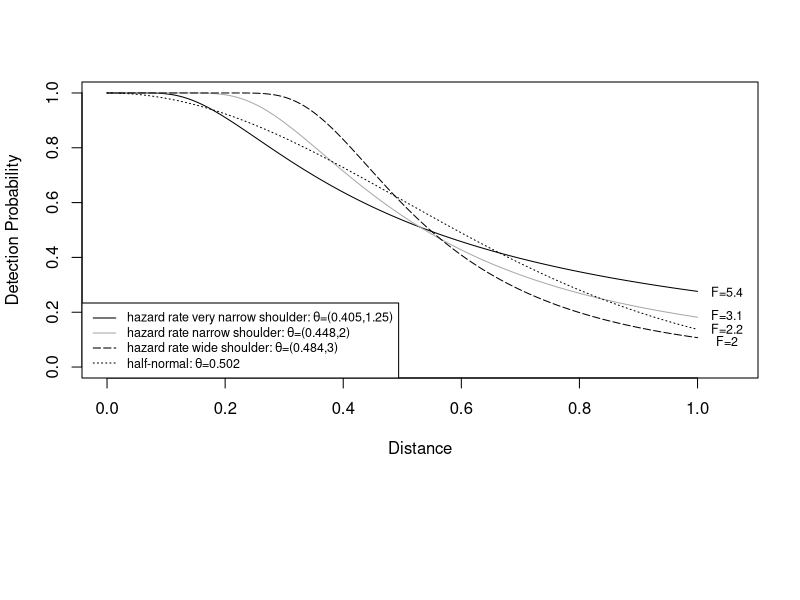
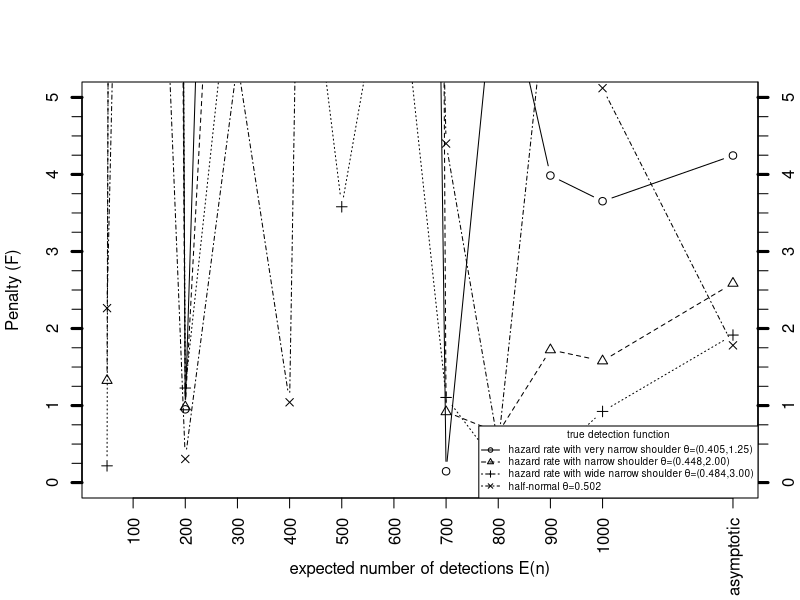
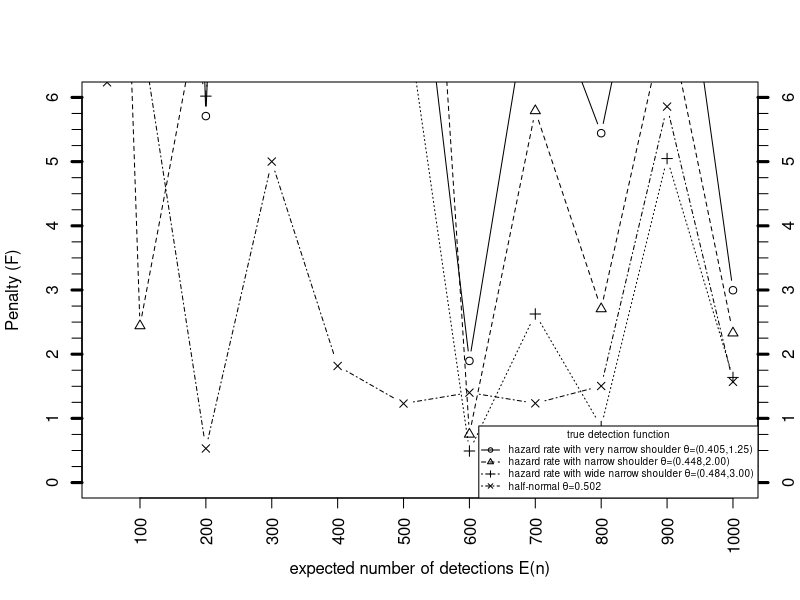
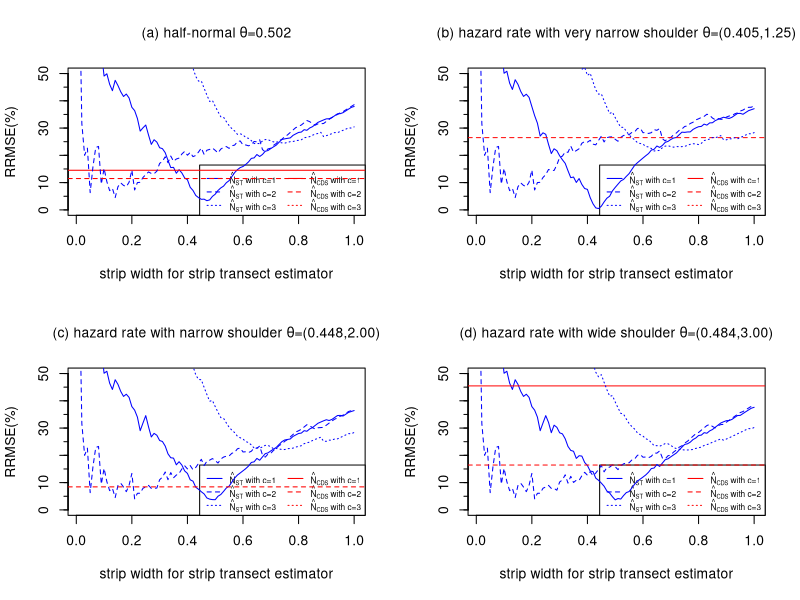
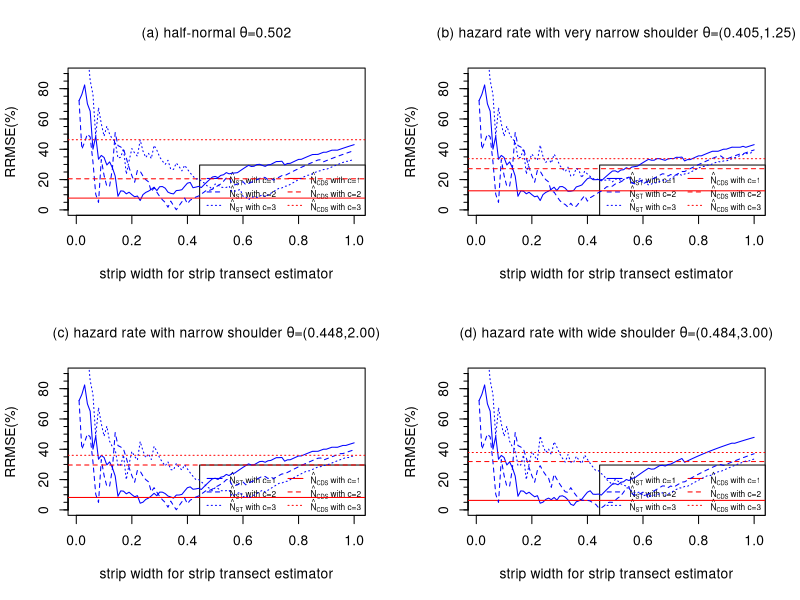
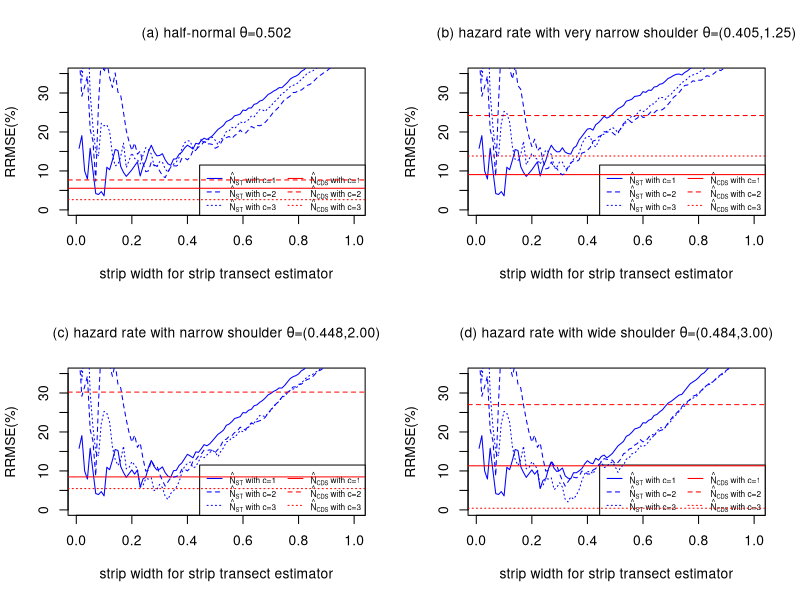
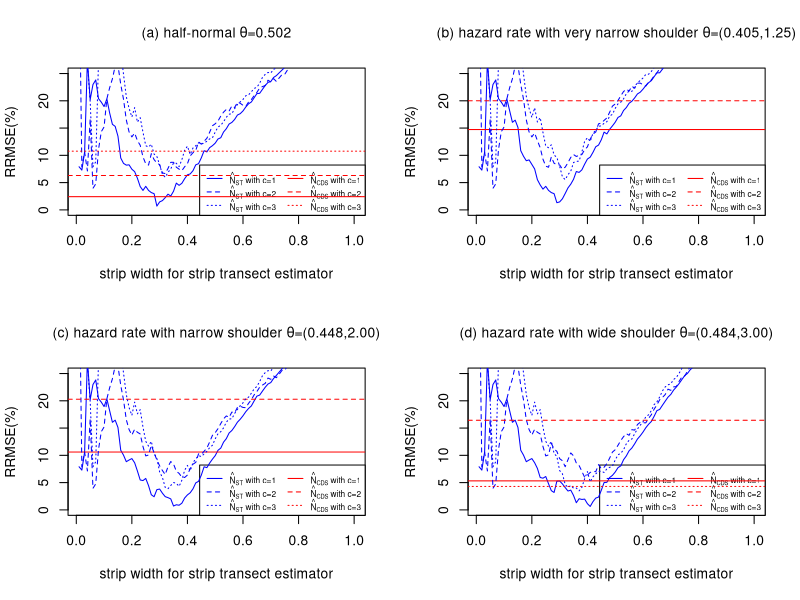

Write the R code that produced these figures, in order.
##############################################################################################################
##############################################################################################################
# Distance sampling simulations Jan 2016
#   N is defined throughout as population size divided by 1e3
#   This code is owned by Robert Clark (email robertgrahamclark@gmail.com).
#   Any re-use must be non-commercial and fully acknowledged, including a citation to
#   my PLOS-One paper "Statistical Efficiency in Distance Sampling", doi: 10.1371/journal.pone.0149298
##############################################################################################################
##############################################################################################################

#############################################################################################
# Functions
#############################################################################################

library(gtools)
library(numDeriv)
library(MASS)
library(stats)

rdetect <- function(d,g,pcond,num.obs, theta , beta1 , beta2 ,stop=F){
  if(stop) browser()
  probs <- detect.probs(d,g=g,pcond=pcond,num.obs=num.obs, theta=theta , beta1=beta1 , beta2=beta2 )
  randnums <- runif(length(d))
  colnames(probs)[1 + (randnums>probs[,1]) + (randnums>(probs[,1]+probs[,2])) + (randnums>(probs[,1]+probs[,2]+probs[,3])) ]
}


g.hr <- function(d,theta,w){ 1 - exp(-(d/theta[1])^(-theta[2]))}
# function to be used later with true value of theta2
g.hr1 <- function(d,theta,w,theta2){ 1 - exp(-(d/theta)^(-theta2))}
h1.hr <- function(d,theta,w){
  (g.hr(d,theta,w)-1) * (-1) * d / theta[1]^2 * theta[2] * (d/theta[1])^(-theta[2]-1)
}
h2.hr <- function(d,theta,w){
  (g.hr(d,theta,w)-1) * (d/theta[1])^(-theta[2]) * log(d/theta[1])
}


g.unif.cos1 <- function(d,theta,w){
  ( w^(-1) + theta*cos(pi*d/w) ) / ( w^(-1) + theta )
}

g.unif.cos2 <- function(d,theta,w){
  ( w^(-1) + theta[1]*cos(pi*d/w) + theta[2]*cos(2*pi*d/w) ) / ( w^(-1) + theta[1] + theta[2] )
}

g.halfnormal <- function(d,theta,w){exp(-d^2/(2*theta^2))}
g.halfnormal.m2 <- function(d,theta,w){
  y <- d / theta[1]
  exp(-y^2/2) * ( 1 + theta[2]*(y^4-6*y^2+3) ) / ( 1 + theta[2]*3 )
}
h.halfnormal <- function(d,theta,w){
  d^2/theta[1]^3*g.halfnormal(d,theta[1],w)
}

g.exp <- function(d,theta,w){exp(-d/theta)}
g.exp.m2 <- function(d,theta,w){
  exp(-d/theta[1]) * ( 1 + theta[2]*(d/theta[1])^2 )
}

gbar <- function(theta,g,w){
  integrate(f=g,lower=0,upper=w,theta=theta,rel.tol=1e-10,w=w)$value / w
}

l.dN <- function(par,d.s,ff,w,gg,stirling=T,stop=F,reparam=F){
  # if reparam=F, then par=(N,theta1,theta2)
  # if reparam=T, then par=(N*g(w/2),theta1,theta2)
  if(stop) browser()
  if(reparam) N <- par[1] / gg(d=w/2,theta=par[-1],w=w)
  if(!reparam) N <- par[1]
  theta <- par[-1]
  n <- length(d.s)
  gbar <- gbar(theta=theta,g=gg,w=w)
  if(!stirling) out <- lchoose(N*1e3,n) + sum(log(gg(d=d.s,theta=theta,w=w))) + (N*1e3-n)*log(1-ff*gbar)
  if(stirling) out <- N*1e3*log(N*1e3) - (N*1e3-n)*log(N*1e3-n) - n - lfactorial(n) + sum(log(gg(d=d.s,theta=theta,w=w))) + (N*1e3-n)*log(1-ff*gbar)
  out
}

l.d <- function(theta,d.s,ff,w,gg,stirling=T,stop=F){
  if(stop) browser()
  n <- length(d.s)
  gbar.value <- gbar(theta=theta,g=gg,w=w)
  N <- n / gbar.value / ff / 1e3
  if(!stirling) out <- lchoose(N*1e3,n) + sum(log(gg(d=d.s,theta=theta,w=w))) + (N*1e3-n)*log(1-ff*gbar.value)
  if(stirling) out <- N*1e3*log(N*1e3) - (N*1e3-n)*log(N*1e3-n) - n - lfactorial(n) + sum(log(gg(d=d.s,theta=theta,w=w))) + (N*1e3-n)*log(1-ff*gbar.value)
  out
}

l.d.firstpar <- function(theta1,theta2,d,ff,w,gg,stirling=T,stop=F){
  if(stop) browser()
  l.d(theta=c(theta1,theta2),d.s=d,ff=ff,w=w,gg=gg,stirling=stirling,stop=F)
}

mle.dN <- function(theta1min,theta1max,theta2grid,d.s,f,w,gg,stirling=T,stop=F){
  if(stop) browser()
  n <- length(d.s)
  if(missing(theta2grid)) theta <- optimize( f=l.d , interval=c(theta1min,theta1max) , d=d.s ,
                                             ff=f , w=w ,gg=gg , tol=1e-12 , maximum=T )$maximum
  if(!missing(theta2grid)){
    profile.theta2 <- rep(NA,length(theta2grid))
    theta1vals <- rep(NA,length(theta2grid))
    Nvals <- rep(NA,length(theta2grid))
    for(k in c(1:length(theta2grid))){
      optres <- optimize(f=l.d.firstpar,interval=c(theta1min,theta1max),theta2=theta2grid[k] ,
                         d=d.s , ff=f , w=w ,gg=gg , tol=1e-12 , maximum=T )
      profile.theta2[k] <- optres$objective
      theta1vals[k] <- optres$maximum
      Nvals[k] <- n / f / gbar(theta=c(theta1vals[k],theta2grid[k]),g=gg,w=w) / 1e3
    }
    theta2 <- theta2grid[which.max(profile.theta2)]
    theta1 <- theta1vals[which.max(profile.theta2)]
    theta <- c(theta1,theta2)
  }
  profile <- NULL
  if(!missing(theta2grid)) profile <- cbind( N=Nvals , theta1=theta1vals , theta2=theta2grid , loglik=profile.theta2  )
  gbar.value <- gbar(theta=theta,g=gg,w=w)
  N <- n / f / gbar.value / 1e3
  p <- 1 + length(theta)
  if(!missing(theta2grid)) p <- p - (length(theta2grid)<=1)
  AIC <- 2*(1+length(theta)) - 2*l.dN(par=c(N,theta),ff=f,w=w,gg=gg,d.s=d.s)
  varest.par <- matrix(data=NA,nrow=1+length(theta),ncol=1+length(theta))
  inv.varest.par <- -hessian(func=l.dN,x=c(N,theta),ff=f,w=w,gg=gg,d.s=d.s)
  try( varest.par <- solve( inv.varest.par ) , silent=T )
  list(par=c(N,theta),inv.varest.par=inv.varest.par,varest.par=varest.par,gbar=gbar.value,
       sd=sqrt(pmax(0,diag(varest.par))),
       cvpct=sqrt(pmax(0,diag(varest.par)))/c(N,theta)*100,AIC=AIC,profile=profile)
}


gbar.diffsq <- function(theta,gbar.value,g,w){
  ( gbar(theta=theta,g=g,w=w) - gbar.value )^2
}
gbar.diffsq.theta1 <- function(theta1,theta2,gbar.value,g,w){
  ( gbar(theta=c(theta1,theta2),g=g,w=w) - gbar.value )^2
}
gbar.diff <- function(theta1,theta2,gbar.value,g,w){
  ( gbar(theta=c(theta1,theta2),g=g,w=w) - gbar.value )
}

penalty <- function(g,h1,h2,w,f,theta,stop=F){
  if(stop) browser()
  gbar.value <- gbar(theta=theta,g=g,w=w)
  hbar1 <- integrate(f=h1,lower=0,upper=w,theta=theta,w=w)$value/w
  hbar2 <- 0
  if(length(theta)==2) hbar2 <- integrate(f=h2,lower=0,upper=w,theta=theta,w=w)$value/w
  prod <- function(d,g,h.i,h.j,theta,w){
    h.i(d=d,theta=theta,w=w) * h.j(d=d,theta=theta,w=w) /  g(d=d,theta=theta,w=w)
  }
  Delta <- matrix(data=0,nrow=2,ncol=2)
  Delta[1,1] <- integrate( f=prod , lower=0 , upper=w , g=g , h.i=h1 , h.j=h1 , theta=theta , w=w)$value / (w*gbar.value) - (hbar1/gbar.value)^2
  if(length(theta)==2){
    Delta[2,2] <- integrate( f=prod , lower=0 , upper=w , g=g , h.i=h2 , h.j=h2 , theta=theta , w=w)$value / (w*gbar.value) - (hbar2/gbar.value)^2
    Delta[1,2] <- Delta[2,1] <- integrate( f=prod , lower=0 , upper=w , g=g , h.i=h1 , h.j=h2 , theta=theta , w=w)$value / (w*gbar.value) - hbar1*hbar2/gbar.value^2
  }
  hbar <- matrix( c( hbar1 , hbar2 ) , nrow=2,ncol=1)
  penalty <- 1 + t(hbar) %*% ginv(Delta) %*% hbar / gbar.value^2 / (1-f*gbar.value)
  as.numeric(penalty)
}



P.vnarrow <- penalty(g=g.hr,h1=h1.hr,h2=h2.hr,theta=c(0.405,1.25),w=1,f=0.5,stop=F) # HR very narrow shoulder: penalty is 5.4 (very narrow shoulder)
P.narrow <- penalty(g=g.hr,h1=h1.hr,h2=h2.hr,theta=c(0.448,2),w=1,f=0.5,stop=F) # HR narrow shoulder: penalty is 3.1 (narrow shoulder)
P.wide <- penalty(g=g.hr,h1=h1.hr,h2=h2.hr,theta=c(0.484,3),w=1,f=0.5,stop=F) # HR wide shoulder: penalty is 2.2 (wide shoulder)
P.hn <- penalty(g=g.halfnormal,h1=h.halfnormal,h2=NA,theta=0.502,w=1,f=0.5,stop=F) # HN: penalty is 2.0
c(P.vnarrow,P.narrow,P.wide,P.hn)

P.vnarrow.f0.1 <- penalty(g=g.hr,h1=h1.hr,h2=h2.hr,theta=c(0.405,1.25),w=1,f=0.1,stop=F) # HR very narrow shoulder: penalty is 5.4 (very narrow shoulder)
P.narrow.f0.1 <- penalty(g=g.hr,h1=h1.hr,h2=h2.hr,theta=c(0.448,2),w=1,f=0.1,stop=F) # HR narrow shoulder: penalty is 3.1 (narrow shoulder)
P.wide.f0.1 <- penalty(g=g.hr,h1=h1.hr,h2=h2.hr,theta=c(0.484,3),w=1,f=0.1,stop=F) # HR wide shoulder: penalty is 2.2 (wide shoulder)
P.hn.f0.1 <- penalty(g=g.halfnormal,h1=h.halfnormal,h2=NA,theta=0.502,w=1,f=0.1,stop=F) # HN: penalty is 2.0
c(P.vnarrow.f0.1,P.narrow.f0.1,P.wide.f0.1,P.hn.f0.1)


#############################################################################################
# Plot some HR models
#############################################################################################

# calculate parameter values such that gbar is 0.6

optimize(f=gbar.diffsq.theta1,interval=c(0.05,4),gbar.value=0.6,w=1,theta2=2,g=g.hr) # theta1=0.448
optimize(f=gbar.diffsq.theta1,interval=c(0.05,4),gbar.value=0.6,w=1,theta2=3,g=g.hr) # theta1=0.484
optimize(f=gbar.diffsq.theta1,interval=c(0.05,4),gbar.value=0.6,w=1,theta2=0,g=g.halfnormal.m2) # theta1=0.502

dvals <- seq(from=0,to=1,length.out=501)
postscript(file="figure1.eps",width=6,height=6,onefile=FALSE,paper="a4",horizontal=F)
plotcols <- c("black","darkgray","black","black")
plotlty <- c(1,1,5,3)
par(oma=c(6,0,0,0))
plot(dvals,g.hr(dvals,theta=c(0.2,1)),pch="",xlim=c(0,1.06),ylim=c(0,1),xlab="Distance",ylab="Detection Probability",main="")
lines(dvals,g.hr(d=dvals,theta=c(0.405,1.25)),pch="",lty=plotlty[1],col=plotcols[1])
lines(dvals,g.hr(d=dvals,theta=c(0.448,2)),pch="",lty=plotlty[2],col=plotcols[2])
lines(dvals,g.hr(d=dvals,theta=c(0.48404,3)),pch="",lty=plotlty[3],col=plotcols[3])
lines(dvals,g.halfnormal(d=dvals,theta=0.502),pch="",lty=plotlty[4],col=plotcols[4])
legend("bottomleft",lty=plotlty,col=plotcols,
       legend=c(expression(paste("hazard rate very narrow shoulder: ",theta,"=(0.405,1.25)")),
                expression(paste("hazard rate narrow shoulder: ",theta,"=(0.448,2)")),
                expression(paste("hazard rate wide shoulder: ",theta,"=(0.484,3)")),
                expression(paste("half-normal: ",theta,"=0.502"))),cex=0.75)
text(cex=0.75,x=rep(1.05,4),y=c(0.275,0.19,0.14,0.095),
     labels=paste("F=",round(c(P.vnarrow,P.narrow,P.wide,P.hn),digits=1),sep=""))
par(oma=c(0,0,0,0))
dev.off()

# Create a table of asymptotic penalty P for hazard rate

shape.values <- c(1.1,1.25,1.5,2,2.5,3)
fvalues <-c(0.1,0.3,0.6,0.9)
gbar.values <- c(0.3,0.6,0.9)
fvalues.txt <- c("0.1","0.3","0.6","0.9")
gbar.values.txt <- c("0.3","0.6","0.9")
table.F <- matrix(data=NA,nrow=length(fvalues)*length(gbar.values),
                  ncol=length(shape.values)+2)
colnames(table.F) <- c("P","$\bar{g}$",paste("theta2=",shape.values,sep=""))
k <- 1
for(i1 in c(1:length(gbar.values))){
  for(i2 in c(1:length(fvalues))){
    fvalue <- fvalues[i2]
    gbar.value <- gbar.values[i1]
    table.F[k,1:2] <- c(fvalues.txt[i2],gbar.values.txt[i1])
    for(i3 in c(1:length(shape.values))){
      theta2 <- shape.values[i3]
      theta1 <- optimize(f=gbar.diffsq.theta1,interval=c(0.05,4),gbar.value=gbar.value,w=1,theta2=theta2,g=g.hr)$minimum
      Fval <- penalty(g=g.hr,h1=h1.hr,h2=h2.hr,theta=c(theta1,theta2),w=1,f=fvalue,stop=F)
      table.F[k,2+i3] <- format(round(Fval,digits=2),nsmall=2)
    }
    k <- k+1
  }
}
table.F
write.table(table.F,file="tableF.txt",sep=" & " , eol=" \\\\ \n" , row.names=FALSE , col.names=FALSE,quote=F)


# Create a table of asymptotic penalty P for halfnormal

fvalues <- c(0.1,0.3,0.6,0.9)
gbar.values <- c(0.3,0.6,0.9)
fvalues.txt <- c("0.1","0.3","0.6","0.9")
gbar.values.txt <- c("0.3","0.6","0.9")
table.F.hn <- matrix(data=NA,nrow=length(fvalues)*length(gbar.values),
                     ncol=3)
colnames(table.F.hn) <- c("P","$\bar{g}$","Penalty $(F)$")
k <- 1
for(i1 in c(1:length(gbar.values))){
  for(i2 in c(1:length(fvalues))){
    fvalue <- fvalues[i2]
    gbar.value <- gbar.values[i1]
    table.F.hn[k,1:2] <- c(fvalues.txt[i2],gbar.values.txt[i1])
    theta1 <- optimize(f=gbar.diffsq,interval=c(0.025,5),gbar.value=gbar.value,w=1,g=g.halfnormal)$minimum
    Fval <- penalty(g=g.halfnormal,h1=h.halfnormal,theta=theta1,w=1,f=fvalue,stop=F)
    table.F.hn[k,3] <- format(round(Fval,digits=2),nsmall=2)
    k <- k+1
  }
}
table.F.hn
write.table(table.F.hn,file="tableFhn.txt",sep=" & " , eol=" \\\\ \n" , row.names=FALSE , col.names=FALSE,quote=F)

############################################################################
# Simulate Various Options under DS
############################################################################

simulate.ds <- function(N,theta1,theta2,f=0.5,w=1,strip.wvals=c(1:100)/100,R=10,overdispersion=1,g=g.hr,stop=F){
  
  if(stop) browser()
  
  # Generate results object. For each method, record estimate of N and variance of Nhat for each simulation r=1,...,R
  method.names <- c("knowng","hr2","hn1","hn2","exp1","exp2",
                    paste("strip",strip.wvals,sep=""),
                    "model.average")
  quantity.names <- c("Nhat","Nc","Nc.hat","Vhat","AIC","n","gbar","theta1","theta2","posdef","condnum")
  sim.results <- array(data=NA,dim=c(R,length(method.names),length(quantity.names)),
                       dimnames=list(r=paste("rep",1:R,sep=""),
                                     method=method.names,
                                     quantity=quantity.names))
  
  # Now simulate r=1,...,R
  for(r in c(1:R)){
    
    # generate observed distances
    if(overdispersion==1){
      d.U <- runif(n=N,min=0,max=w/f)
    } else{
      shapepar <- (N-1)/(overdispersion-1)
      dvals <- (0.5+c(0:999))/1000 * w/f
      p.dvals <- as.vector( rdirichlet(n=1,alpha=rep(1/1000,1000)*shapepar))
      d.U <- sample(dvals,size=N,prob=p.dvals,replace=TRUE)
    }
    detect.prob.U <- g(d=d.U,theta=c(theta1,theta2)) * (d.U<=w)
    nums <- runif(N)
    detect <- 1*(nums<=detect.prob.U)
    d.s <- d.U[detect==1]
    n.s <- length(d.s)
    sim.results[r,,"n"] <- n.s
    sim.results[r,,"Nc"] <- sum(d.U<=w)
    
    # calculate each estimator of N and estimated variance
    
    for(method in c("hr2","hn1")){
      # nb second parameter of HR model is 1 or higher, following Buckland(1985)
      optim.results <- switch( method , 
                               hr2=optim( par=c(1,2),fn=l.d,d.s=d.s,ff=f,w=w,gg=g.hr,method="L-BFGS-B",
                                          lower=c(0.01,1),upper=c(1.5,6),control=list(fnscale=-1) ),
                               hn1=optim( par=1,fn=l.d,d.s=d.s,ff=f,w=w,gg=g.halfnormal,method="Brent",
                                          lower=0.01,upper=4,control=list(fnscale=-1) ) )
      gfit <- switch( method , hr2=g.hr , hn1=g.halfnormal )
      gbar.est <- gbar(theta=optim.results$par,g=gfit,w=w)
      Nhat <- n.s/f/gbar.est/1e3
      AIC <- 2*(1+length(optim.results$par)) - 2*l.dN(par=c(Nhat,optim.results$par),ff=f,w=w,gg=gfit,d.s=d.s)
      varest.par <- matrix(data=NA,nrow=1+length(optim.results$par),ncol=1+length(optim.results$par))
      inv.varest.par <- -hessian(func=l.dN,x=c(Nhat,optim.results$par),ff=f,w=w,gg=gfit,d.s=d.s)
      try( varest.par <- solve( inv.varest.par ) , silent=T )
      sim.results[r,method,"Nhat"] <- Nhat
      sim.results[r,method,"Vhat"] <- varest.par[1,1]
      sim.results[r,method,"AIC"] <- AIC
      sim.results[r,method,"theta1"] <- optim.results$par[1]
      if(length(optim.results$par)==2) sim.results[r,method,"theta2"] <- optim.results$par[2]
      if(!any(is.na(inv.varest.par))) sim.results[r,method,"posdef"] <- 1*all(eigen(inv.varest.par)$values>0)
      if(!any(is.na(inv.varest.par))) sim.results[r,method,"condnum"] <- kappa(inv.varest.par)
      sim.results[r,method,"gbar"] <- gbar.est
    }
    
    sim.results[r,"knowng","Nhat"] <- n.s / f / gbar(theta=c(theta1,theta2),g=g,w=w) / 1e3
    for(j in c(1:length(strip.wvals))){
      sim.results[r,paste("strip",strip.wvals[j],sep=""),"Nhat"] <- sum(d.s<=strip.wvals[j]) / (f*strip.wvals[j]/w) / 1e3
      sim.results[r,paste("strip",strip.wvals[j],sep=""),"Vhat"] <-
        sum(d.s<=strip.wvals[j]) / (f*strip.wvals[j]/w)^2 * (1-f*strip.wvals[j]/w) / 1e6
    }
    aic.scaled <- sim.results[r,,"AIC"] - min(sim.results[r,,"AIC"],na.rm=T)
    aic.wt <- exp(-0.5*aic.scaled[c("hr2","hn1")]) / sum(exp(-0.5*aic.scaled[c("hr2","hn1")]))
    sim.results[r,"model.average","Nhat"] <- sum( sim.results[r,c("hr2","hn1"),"Nhat"] * aic.wt )
    sim.results[r,"model.average","Vhat"] <- ( sum( aic.wt * sqrt( pmax(0,sim.results[r,c("hr2","hn1"),"Vhat"]) + 
                                                                     (sim.results[r,c("hr2","hn1"),"Nhat"]-sim.results[r,"model.average","Nhat"])^2 ) ) )^2
  }
  sim.results
}

t1 <- proc.time()[3]
R <- 2
# all.simresults should be a data frame,
#  columns for N, f, sampsize, detfn, overdispersion, method, MSE, bias
all.simresults <- data.frame(N=integer(length=1),f=NA,sampsize=integer(length=1),
                             detfn="",overdispersion=NA,method="",
                             MSE=NA,VAR=NA,bias=NA,stringsAsFactors=F)
thetavals <- rbind( "vnarrow"=c(0.405,1.25) , "narrow"=c(0.448,2) , "wide"=c(0.484,3) , "hn"=c(0.502,0) )
set.seed(72449)
for(sampsize in c(50,100,200,300,400,500,600,700,800,900,1000)){
  if(sampsize %in% c(100,400)){
    fvals <- c(0.1,0.25,0.5) } else{
      fvals <- 0.1
    }
  for(f in fvals){
    for(detfn in c("vnarrow","narrow","wide","hn")){
      for(overdispersion in c(1,2,3)){
        set.seed(72449)
        N <- ceiling(sampsize/0.6/f)
        full.simresults.k <- simulate.ds(N=N,theta1=thetavals[detfn,1],
                                         theta2=thetavals[detfn,2],f=f,w=1,R=R,
                                         overdispersion=overdispersion,
                                         g=switch(detfn,"vnarrow"=g.hr,"narrow"=g.hr,
                                                  "wide"=g.hr,"hn"=g.halfnormal.m2) )
        biases <- apply(full.simresults.k[,,"Nhat"],2,mean) -N/1e3
        MSEs <- apply((full.simresults.k[,,"Nhat"]-N/1e3)^2,2,mean) 
        VARs <- apply(full.simresults.k[,,"Nhat"],2,var) 
        all.simresults <- rbind( all.simresults , 
                                 data.frame(N=N,f=f,sampsize=sampsize,detfn=detfn,
                                            overdispersion=overdispersion,
                                            method=names(biases),MSE=MSEs,VAR=VARs,bias=biases,stringsAsFactors=F) )
      }
    }
  }
}
t2 <- proc.time()[3]
(t2-t1)
(t2-t1)*10000/R/3600

all.simresults <- all.simresults[-1,]
all.simresults$bias.pct <- all.simresults$bias / (all.simresults$N/1e3) * 100
all.simresults$rrmse.pct <- sqrt(all.simresults$MSE) / (all.simresults$N/1e3) * 100
all.simresults$cv.pct <- sqrt(all.simresults$VAR) / (all.simresults$N/1e3) * 100
all.simresults$stripwidth <- as.numeric(substr(all.simresults$method,6,9))
all.simresults$stripwidth[substr(all.simresults$method,1,5)!="strip"] <- NA
all.simresults.knowng <- all.simresults[all.simresults$method=="knowng",]
all.simresults.knowng$MSE.knowng <- all.simresults.knowng$MSE
all.simresults <- merge( all.simresults ,
                         all.simresults.knowng[,c("MSE.knowng","sampsize","f","detfn","overdispersion")] ,
                         by=c("sampsize","f","detfn","overdispersion") )
all.simresults$F <- all.simresults$MSE / all.simresults$MSE.knowng

save.image(file="Post Simulation Image.rdata")
#load(file="Post Simulation Image.rdata")
all.simresults2 <- all.simresults

# Figure 2 (small sample and asymptotic F)

all.simresults3 <- all.simresults2[(all.simresults2$f==0.1)&(all.simresults2$overdispersion==1),]

postscript(file="figure2.eps",width=6,height=6,onefile=FALSE,paper="a4",horizontal=F)

all.simresults4 <- all.simresults3[(all.simresults3$detfn=="vnarrow")&(all.simresults3$method=="hr2"),]
all.simresults4 <- all.simresults4[order(all.simresults4$sampsize),]
plot( c(all.simresults4$sampsize,1250) , c(all.simresults4$F,P.vnarrow.f0.1) ,
      xlab="expected number of detections E(n)" ,
      ylab="Penalty (F)" , type="b" , lty=1 , pch=1 , ylim=c(0,5) ,
      yaxt="n", xaxt="n" )

all.simresults4 <- all.simresults3[(all.simresults3$detfn=="narrow")&(all.simresults3$method=="hr2"),]
all.simresults4 <- all.simresults4[order(all.simresults4$sampsize),]
points( c(all.simresults4$sampsize,1250) , c(all.simresults4$F,P.narrow.f0.1) , type="b" , lty=2 , pch=2 )

all.simresults4 <- all.simresults3[(all.simresults3$detfn=="wide")&(all.simresults3$method=="hr2"),]
all.simresults4 <- all.simresults4[order(all.simresults4$sampsize),]
points( c(all.simresults4$sampsize,1250) , c(all.simresults4$F,P.wide.f0.1) , type="b" , lty=3 , pch=3 )

all.simresults4 <- all.simresults3[(all.simresults3$detfn=="hn")&(all.simresults3$method=="hn1"),]
all.simresults4 <- all.simresults4[order(all.simresults4$sampsize),]
points( c(all.simresults4$sampsize,1250) , c(all.simresults4$F,P.hn.f0.1) , type="b" , lty=4 , pch=4 )

axis(side=1,at=c(c(1:10)*100,1250) , labels=c(c(1:10)*100,"asymptotic") , las=2 )
axis(side=2,at=seq(from=0,to=5,by=0.25),labels=FALSE )
axis(side=2,at=c(0:5),labels=c(0:5) , lwd.ticks=3)
axis(side=4,at=seq(from=0.5,to=6,by=0.25),labels=FALSE )
axis(side=4,at=c(0:5),labels=c(0:5) , lwd.ticks=3)

legend("bottomright",legend=c(expression(paste("hazard rate with very narrow shoulder ",theta,"=(0.405,1.25)")),
                              expression(paste("hazard rate with narrow shoulder ",theta,"=(0.448,2.00)")),
                              expression(paste("hazard rate with wide narrow shoulder ",theta,"=(0.484,3.00)")),
                              expression(paste("half-normal ",theta,"=0.502")) ) ,
       lty=c(1:4),pch=c(1:4) , title="true detection function" ,cex=0.6)

dev.off()

# Figure 3 (small sample F with c=2, no asymptotic available)

all.simresults3 <- all.simresults2[(all.simresults2$f==0.1)&(all.simresults2$overdispersion==2),]

postscript(file="figure3.eps",width=6,height=6,onefile=FALSE,paper="a4",horizontal=F)

all.simresults4 <- all.simresults3[(all.simresults3$detfn=="vnarrow")&(all.simresults3$method=="hr2"),]
all.simresults4 <- all.simresults4[order(all.simresults4$sampsize),]
plot( all.simresults4$sampsize , all.simresults4$F ,
      xlab="expected number of detections E(n)" ,
      ylab="Penalty (F)" , type="b" , lty=1 , pch=1 , ylim=c(0,6) ,
      yaxt="n", xaxt="n" )

all.simresults4 <- all.simresults3[(all.simresults3$detfn=="narrow")&(all.simresults3$method=="hr2"),]
all.simresults4 <- all.simresults4[order(all.simresults4$sampsize),]
points( all.simresults4$sampsize , all.simresults4$F , type="b" , lty=2 , pch=2 )

all.simresults4 <- all.simresults3[(all.simresults3$detfn=="wide")&(all.simresults3$method=="hr2"),]
all.simresults4 <- all.simresults4[order(all.simresults4$sampsize),]
points( all.simresults4$sampsize , all.simresults4$F , type="b" , lty=3 , pch=3 )

all.simresults4 <- all.simresults3[(all.simresults3$detfn=="hn")&(all.simresults3$method=="hn1"),]
all.simresults4 <- all.simresults4[order(all.simresults4$sampsize),]
points( all.simresults4$sampsize , all.simresults4$F , type="b" , lty=4 , pch=4 )

axis(side=1,at=c(1:10)*100 , labels=c(1:10)*100 , las=2 )
axis(side=2,at=seq(from=0,to=6,by=0.25),labels=FALSE )
axis(side=2,at=c(0:6),labels=c(0:6) , lwd.ticks=3)
axis(side=4,at=seq(from=0.5,to=6,by=0.25),labels=FALSE )
axis(side=4,at=c(0:6),labels=c(0:6) , lwd.ticks=3)

legend("bottomright",legend=c(expression(paste("hazard rate with very narrow shoulder ",theta,"=(0.405,1.25)")),
                              expression(paste("hazard rate with narrow shoulder ",theta,"=(0.448,2.00)")),
                              expression(paste("hazard rate with wide narrow shoulder ",theta,"=(0.484,3.00)")),
                              expression(paste("half-normal ",theta,"=0.502")) ) ,
       lty=c(1:4),pch=c(1:4) , title="true detection function" ,cex=0.6)

dev.off()




###############################
# Figures 4 - 7
###############################

# plot MSEs of strip and DS by strip width, for f=0.1, n=100,
#   with (detfn="hn",method="hn1" or "strip")
#        (detfn="vnarrow",method="hr2" or "strip")
#        (detfn="narrow",method="hr2" or "strip")
#        (detfn="wide",method="hr2" or "strip")

range(0.01*c(1:100)[
  all.simresults[(all.simresults$f==0.1)&(all.simresults$sampsize==50)&(all.simresults$detfn=="narrow")&(all.simresults$overdispersion==2)&!is.na(all.simresults$stripwidth),"MSE"] <
    all.simresults[(all.simresults$f==0.1)&(all.simresults$sampsize==50)&(all.simresults$detfn=="narrow")&(all.simresults$overdispersion==2)&(all.simresults$method=="hr2"),"MSE"] ] )

range(0.01*c(1:100)[
  all.simresults[(all.simresults$f==0.1)&(all.simresults$sampsize==100)&(all.simresults$detfn=="narrow")&(all.simresults$overdispersion==2)&!is.na(all.simresults$stripwidth),"MSE"] <
    all.simresults[(all.simresults$f==0.1)&(all.simresults$sampsize==100)&(all.simresults$detfn=="narrow")&(all.simresults$overdispersion==2)&(all.simresults$method=="hr2"),"MSE"] ] )

range(0.01*c(1:100)[
  all.simresults[(all.simresults$f==0.1)&(all.simresults$sampsize==200)&(all.simresults$detfn=="narrow")&(all.simresults$overdispersion==2)&!is.na(all.simresults$stripwidth),"MSE"] <
    all.simresults[(all.simresults$f==0.1)&(all.simresults$sampsize==200)&(all.simresults$detfn=="narrow")&(all.simresults$overdispersion==2)&(all.simresults$method=="hr2"),"MSE"] ] )

range(0.01*c(1:100)[
  all.simresults[(all.simresults$f==0.1)&(all.simresults$sampsize==400)&(all.simresults$detfn=="narrow")&(all.simresults$overdispersion==2)&!is.na(all.simresults$stripwidth),"MSE"] <
    all.simresults[(all.simresults$f==0.1)&(all.simresults$sampsize==400)&(all.simresults$detfn=="narrow")&(all.simresults$overdispersion==2)&(all.simresults$method=="hr2"),"MSE"] ] )

which.min(all.simresults[(all.simresults$f==0.1)&(all.simresults$sampsize==50)&(all.simresults$detfn=="narrow")&(all.simresults$overdispersion==2)&!is.na(all.simresults$stripwidth),"MSE"])/100
which.min(all.simresults[(all.simresults$f==0.1)&(all.simresults$sampsize==100)&(all.simresults$detfn=="narrow")&(all.simresults$overdispersion==2)&!is.na(all.simresults$stripwidth),"MSE"])/100
which.min(all.simresults[(all.simresults$f==0.1)&(all.simresults$sampsize==200)&(all.simresults$detfn=="narrow")&(all.simresults$overdispersion==2)&!is.na(all.simresults$stripwidth),"MSE"])/100
which.min(all.simresults[(all.simresults$f==0.1)&(all.simresults$sampsize==400)&(all.simresults$detfn=="narrow")&(all.simresults$overdispersion==2)&!is.na(all.simresults$stripwidth),"MSE"])/100


postscript(file="strip_comparison_n100_f0.1.eps",width=8,height=8,onefile=FALSE,paper="a4",horizontal=F)

all.simresults.subset <- all.simresults[(all.simresults$f==0.1)&(all.simresults$sampsize==100),]
par(mfrow=c(2,2))
for(detfn in c("hn","vnarrow","narrow","wide")){
  if(detfn=="hn"){method <- "hn1" } else{method <- "hr2" }
  all.simresults.subset1 <- all.simresults.subset[(all.simresults.subset$detfn==detfn),]
  plot.header <- ""
  if(detfn=="hn") plot.header <- expression(paste("(a) half-normal ",theta,"=0.502"))
  if(detfn=="vnarrow") plot.header <- expression(paste("(b) hazard rate with very narrow shoulder ",theta,"=(0.405,1.25)"))
  if(detfn=="narrow") plot.header <- expression(paste("(c) hazard rate with narrow shoulder ",theta,"=(0.448,2.00)"))
  if(detfn=="wide") plot.header <- expression(paste("(d) hazard rate with wide shoulder ",theta,"=(0.484,3.00)"))
  plot( all.simresults.subset1$stripwidth , all.simresults.subset1$rrmse.pct ,pch="" , xlab="strip width for strip transect estimator" ,
        ylab="RRMSE(%)",ylim=c(0,50),main=plot.header,cex.main=1,cex=1,cex.lab=1,cex.axis=1)
  axis(side=2,at=seq(from=0,to=50,by=5),labels=FALSE,tick=T,tcl=-0.25)
  legend("bottomright",legend=c(expression(paste(hat(N)[ST]," with c=1",sep="")),expression(paste(hat(N)[ST]," with c=2",sep="")),expression(paste(hat(N)[ST]," with c=3",sep="")),
                                expression(paste(hat(N)[CDS]," with c=1",sep="")),expression(paste(hat(N)[CDS]," with c=2",sep="")),expression(paste(hat(N)[CDS]," with c=3",sep=""))),
         lty=c(1,2,3,1,2,3) , col=rep(c("blue","red"),each=3) , cex=0.6 , ncol=2 )
  for(overd in c(1,2,3)){
    all.simresults.subset.overd <- all.simresults.subset1[(all.simresults.subset1$overdispersion==overd),]
    lines(all.simresults.subset.overd$stripwidth,all.simresults.subset.overd$rrmse.pct,lty=overd,col="blue")
    abline(a=all.simresults.subset.overd$rrmse.pct[all.simresults.subset.overd$method==method],b=0,lty=overd,col="red")
  }
}

dev.off()

# now with n=50, f=0.1

all.simresults[(all.simresults$f==0.1)&(all.simresults$sampsize==50)&(all.simresults$overdispersion==1)&
                 (all.simresults$detfn=="vnarrow")&(is.na(all.simresults$stripwidth)),]
all.simresults[(all.simresults$f==0.1)&(all.simresults$sampsize==50)&(all.simresults$overdispersion==1)&
                 (all.simresults$method=="hr2"),]

all.simresults[(all.simresults$f==0.1)&(all.simresults$sampsize==100)&(all.simresults$overdispersion==1)&
                 (all.simresults$method=="hr2"),]


all.simresults[(all.simresults$f==0.1)&(all.simresults$sampsize==50)&(all.simresults$overdispersion==1)&
                 (all.simresults$method=="hr2"),]




postscript(file="strip_comparison_n50_f0.1.eps",width=8,height=8,onefile=FALSE,paper="a4",horizontal=F)

all.simresults.subset <- all.simresults[(all.simresults$f==0.1)&(all.simresults$sampsize==50),]
par(mfrow=c(2,2))
for(detfn in c("hn","vnarrow","narrow","wide")){
  if(detfn=="hn"){method <- "hn1" } else{method <- "hr2" }
  all.simresults.subset1 <- all.simresults.subset[(all.simresults.subset$detfn==detfn),]
  plot.header <- ""
  if(detfn=="hn") plot.header <- expression(paste("(a) half-normal ",theta,"=0.502"))
  if(detfn=="vnarrow") plot.header <- expression(paste("(b) hazard rate with very narrow shoulder ",theta,"=(0.405,1.25)"))
  if(detfn=="narrow") plot.header <- expression(paste("(c) hazard rate with narrow shoulder ",theta,"=(0.448,2.00)"))
  if(detfn=="wide") plot.header <- expression(paste("(d) hazard rate with wide shoulder ",theta,"=(0.484,3.00)"))
  plot( all.simresults.subset1$stripwidth , all.simresults.subset1$rrmse.pct ,pch="" , xlab="strip width for strip transect estimator" ,
        ylab="RRMSE(%)",ylim=c(0,90),main=plot.header,cex.main=1,cex=1,cex.lab=1,cex.axis=1)
  axis(side=2,at=seq(from=0,to=90,by=5),labels=FALSE,tick=T,tcl=-0.25)
  legend("bottomright",legend=c(expression(paste(hat(N)[ST]," with c=1",sep="")),expression(paste(hat(N)[ST]," with c=2",sep="")),expression(paste(hat(N)[ST]," with c=3",sep="")),
                                expression(paste(hat(N)[CDS]," with c=1",sep="")),expression(paste(hat(N)[CDS]," with c=2",sep="")),expression(paste(hat(N)[CDS]," with c=3",sep=""))),
         lty=c(1,2,3,1,2,3) , col=rep(c("blue","red"),each=3) , cex=0.6 , ncol=2 )
  for(overd in c(1,2,3)){
    all.simresults.subset.overd <- all.simresults.subset1[(all.simresults.subset1$overdispersion==overd),]
    lines(all.simresults.subset.overd$stripwidth,all.simresults.subset.overd$rrmse.pct,lty=overd,col="blue")
    abline(a=all.simresults.subset.overd$rrmse.pct[all.simresults.subset.overd$method==method],b=0,lty=overd,col="red")
  }
}

dev.off()

# same again, but now with n=200 f=0.1

postscript(file="strip_comparison_n200_f0.1.eps",width=8,height=8,onefile=FALSE,paper="a4",horizontal=F)

all.simresults.subset <- all.simresults[(all.simresults$f==0.1)&(all.simresults$sampsize==200),]
par(mfrow=c(2,2))
for(detfn in c("hn","vnarrow","narrow","wide")){
  if(detfn=="hn"){method <- "hn1" } else{method <- "hr2" }
  all.simresults.subset1 <- all.simresults.subset[(all.simresults.subset$detfn==detfn),]
  plot.header <- ""
  if(detfn=="hn") plot.header <- expression(paste("(a) half-normal ",theta,"=0.502"))
  if(detfn=="vnarrow") plot.header <- expression(paste("(b) hazard rate with very narrow shoulder ",theta,"=(0.405,1.25)"))
  if(detfn=="narrow") plot.header <- expression(paste("(c) hazard rate with narrow shoulder ",theta,"=(0.448,2.00)"))
  if(detfn=="wide") plot.header <- expression(paste("(d) hazard rate with wide shoulder ",theta,"=(0.484,3.00)"))
  plot( all.simresults.subset1$stripwidth , all.simresults.subset1$rrmse.pct ,pch="" , xlab="strip width for strip transect estimator" ,
        ylab="RRMSE(%)",ylim=c(0,35),main=plot.header,cex.main=1,cex=1,cex.lab=1,cex.axis=1)
  legend("bottomright",legend=c(expression(paste(hat(N)[ST]," with c=1",sep="")),expression(paste(hat(N)[ST]," with c=2",sep="")),expression(paste(hat(N)[ST]," with c=3",sep="")),
                                expression(paste(hat(N)[CDS]," with c=1",sep="")),expression(paste(hat(N)[CDS]," with c=2",sep="")),expression(paste(hat(N)[CDS]," with c=3",sep=""))),
         lty=c(1,2,3,1,2,3) , col=rep(c("blue","red"),each=3) , cex=0.6 , ncol=2 )
  for(overd in c(1,2,3)){
    all.simresults.subset.overd <- all.simresults.subset1[(all.simresults.subset1$overdispersion==overd),]
    lines(all.simresults.subset.overd$stripwidth,all.simresults.subset.overd$rrmse.pct,lty=overd,col="blue")
    abline(a=all.simresults.subset.overd$rrmse.pct[all.simresults.subset.overd$method==method],b=0,lty=overd,col="red")
  }
}

dev.off()

# same again, but now with n=400 f=0.1

postscript(file="strip_comparison_n400_f0.1.eps",width=8,height=8,onefile=FALSE,paper="a4",horizontal=F)

all.simresults.subset <- all.simresults[(all.simresults$f==0.1)&(all.simresults$sampsize==400),]
par(mfrow=c(2,2))
for(detfn in c("hn","vnarrow","narrow","wide")){
  if(detfn=="hn"){method <- "hn1" } else{method <- "hr2" }
  all.simresults.subset1 <- all.simresults.subset[(all.simresults.subset$detfn==detfn),]
  plot.header <- ""
  if(detfn=="hn") plot.header <- expression(paste("(a) half-normal ",theta,"=0.502"))
  if(detfn=="vnarrow") plot.header <- expression(paste("(b) hazard rate with very narrow shoulder ",theta,"=(0.405,1.25)"))
  if(detfn=="narrow") plot.header <- expression(paste("(c) hazard rate with narrow shoulder ",theta,"=(0.448,2.00)"))
  if(detfn=="wide") plot.header <- expression(paste("(d) hazard rate with wide shoulder ",theta,"=(0.484,3.00)"))
  plot( all.simresults.subset1$stripwidth , all.simresults.subset1$rrmse.pct ,pch="" , xlab="strip width for strip transect estimator" ,
        ylab="RRMSE(%)",ylim=c(0,25),main=plot.header,cex.main=1,cex=1,cex.lab=1,cex.axis=1)
  legend("bottomright",legend=c(expression(paste(hat(N)[ST]," with c=1",sep="")),expression(paste(hat(N)[ST]," with c=2",sep="")),expression(paste(hat(N)[ST]," with c=3",sep="")),
                                expression(paste(hat(N)[CDS]," with c=1",sep="")),expression(paste(hat(N)[CDS]," with c=2",sep="")),expression(paste(hat(N)[CDS]," with c=3",sep=""))),
         lty=c(1,2,3,1,2,3) , col=rep(c("blue","red"),each=3) , cex=0.6 , ncol=2 )
  for(overd in c(1,2,3)){
    all.simresults.subset.overd <- all.simresults.subset1[(all.simresults.subset1$overdispersion==overd),]
    lines(all.simresults.subset.overd$stripwidth,all.simresults.subset.overd$rrmse.pct,lty=overd,col="blue")
    abline(a=all.simresults.subset.overd$rrmse.pct[all.simresults.subset.overd$method==method],b=0,lty=overd,col="red")
  }
}

dev.off()
